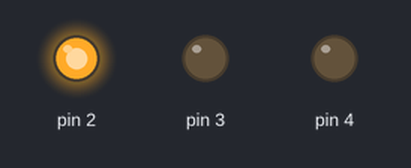
Bench run of a sketch on a simulated Arduino Uno, built with avr-gcc and run on an emulated ATmega328P. Parts: output pins drawn as LEDs (lit = HIGH).

Above: at 0.05 s.
At 1.15 s:
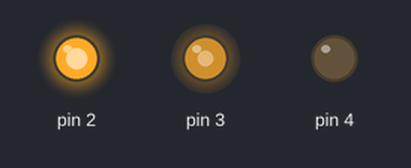
At 2.25 s:
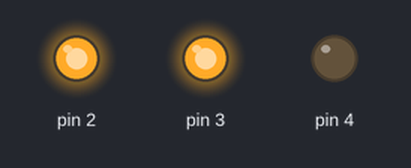
At 4.5 s:
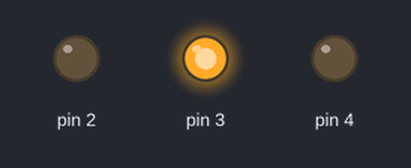
At 6.7 s:
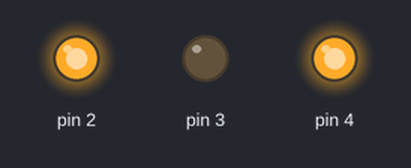
At 8.95 s:
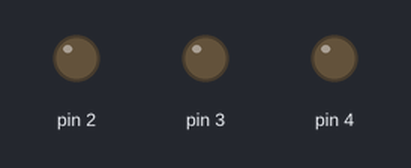
Timing chart, 0 to 11.7 s (numbered marks = the images above):
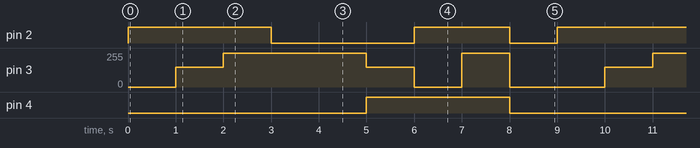

Measured:
- by itself, pin 2: repeats every 9.0 s: LOW 3.0 s, HIGH 2.0 s, LOW 1.0 s, HIGH 3.0 s
- by itself, pin 3: repeats every 9.0 s: 255/255 3.0 s, 150/255 1.0 s, 0/255 1.0 s, 255/255 1.0 s, 0/255 2.0 s, 150/255 1.0 s
- by itself, pin 4: alternates HIGH for 3.0 s and LOW for 6.0 s

The sketch:

RGB_LED_Demo.ino
```cpp
#include "RGB_LED.h"

RGB_LED led;

void setup() {
  // put your setup code here, to run once:
  led.setPins(2, 3, 4);
}

void loop() {
  // put your main code here, to run repeatedly:
  led.writeLED(RGB_RED);
  delay(1000);
  led.writeLED(RGB_ORANGE);
  delay(1000);
  led.writeLED(RGB_YELLOW);
  delay(1000);
  led.writeLED(RGB_GREEN);
  delay(1000);
  led.writeLED(RGB_BLUE);
  delay(1000);
  led.writeLED(RGB_INDIGO);
  delay(1000);
  led.writeLED(RGB_VIOLET);
  delay(1000);
  led.writeLED(RGB_WHITE);
  delay(1000);
  led.writeLED(RGB_OFF);
  delay(1000);
}
```
